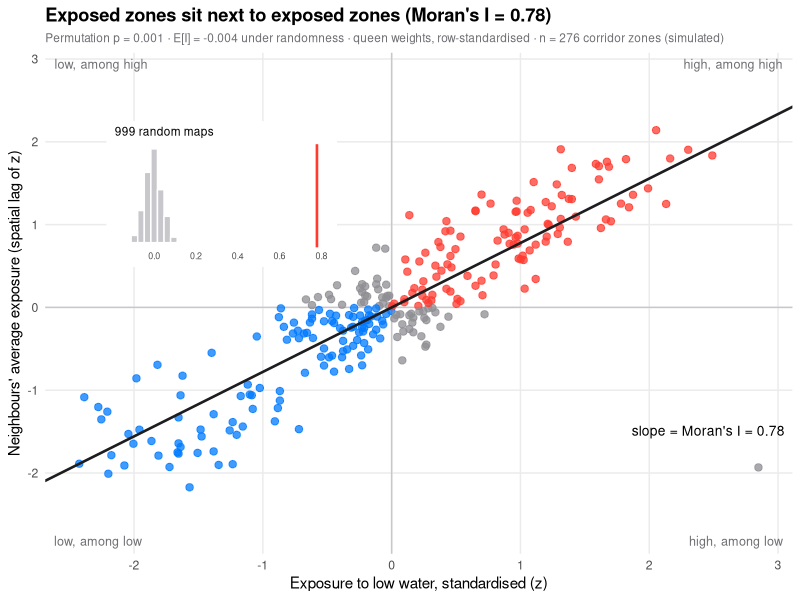

The R source for this figure:
# Moran scatterplot (global autocorrelation): the R equivalent of plot.py
# Simulated data, set in the context of the CIRANO GVCdtLab [gvcdtlab]
# R and NumPy draw different random numbers, so the values differ slightly from the Python figure.
library(sf)
library(spdep)
library(ggplot2)

set.seed(12)

# Schematic corridor: hexagonal zones within reach of the waterway, Duluth and Chicago to the Gulf
main <- rbind(c(-92.1, 46.8), c(-89.2, 48.4), c(-84.4, 46.5), c(-82.4, 44.0), c(-83.0, 42.3),
              c(-81.2, 42.2), c(-79.0, 42.9), c(-79.4, 43.6), c(-76.5, 44.2), c(-73.6, 45.5),
              c(-71.2, 46.8), c(-68.5, 48.5), c(-64.5, 49.2))
michigan <- rbind(c(-84.0, 45.6), c(-86.6, 45.4), c(-87.0, 43.5), c(-87.6, 41.9))
k <- cos(pi / 4)                                # shrink longitudes so the hexagons are regular
shrink <- function(m) cbind(m[, 1] * k, m[, 2])
water <- st_sfc(st_multilinestring(list(shrink(main), shrink(michigan))))

r <- 0.3
centres <- expand.grid(row = 0:35, col = 0:89)
centres$cx <- -66.5 + 1.5 * r * centres$col
centres$cy <- 40.5 + sqrt(3) * r * (centres$row + (centres$col %% 2) / 2)
near <- as.numeric(st_distance(st_as_sf(centres, coords = c("cx", "cy")), water)) < 0.95
centres <- centres[near, ]
hexagon <- function(cx, cy) {
  a <- seq(0, 360, 60) * pi / 180
  st_polygon(list(round(cbind(cx + r * cos(a), cy + r * sin(a)), 6)))
}
g <- st_sf(geometry = st_sfc(Map(hexagon, centres$cx, centres$cy)))
n <- nrow(g)
lon <- centres$cx / k                           # back to longitude, latitude
lat <- centres$cy

# Queen contiguity, row-standardised: the spatial lag is the average of the neighbours
w <- nb2listw(poly2nb(g, queen = TRUE), style = "W")

# Exposure to low water: high at shallow passages (Seaway, connecting channels, upper lakes),
# low in the deep tidal estuary, plus spatially smooth noise and one draft-limited harbour
bump <- function(lon0, lat0, s) exp(-((lon - lon0)^2 + (lat - lat0)^2) / (2 * s^2))
noise <- rnorm(n)
for (i in 1:2) noise <- lag.listw(w, noise)     # smooth the noise over neighbours
exposure <- 35 + 30 * bump(-74.8, 45.0, 1.6) + 22 * bump(-82.7, 42.7, 1.2) +
  20 * bump(-90.3, 47.6, 1.8) - 25 * bump(-67.0, 48.8, 2.2) + 12 * noise + rnorm(n, 0, 4)
exposure[which.min(sqrt((lon + 66.0)^2 + (lat - 49.0)^2))] <- 75      # outlier harbour
y <- round(pmin(pmax(exposure, 0), 100), 1)

# Moran's I with 999 permutations
mc <- moran.mc(y, w, nsim = 999)
I <- unname(mc$statistic)
sims <- mc$res[1:999]                           # I on the 999 shuffled maps
z <- (y - mean(y)) / sqrt(mean((y - mean(y))^2))
d <- data.frame(z = z, lag = lag.listw(w, z))   # lag: average of the neighbours' z-scores
d$quadrant <- ifelse(d$z > 0 & d$lag > 0, "high", ifelse(d$z < 0 & d$lag < 0, "low", "other"))

# Inset: reference distribution of I under spatial randomness
inset <- ggplot(data.frame(I = sims), aes(I)) +
  geom_histogram(bins = 30, fill = "#C7C7CC", colour = "white") +
  geom_vline(xintercept = I, colour = "#FF3B30", linewidth = 0.9) +
  labs(title = "999 random maps", x = NULL, y = NULL) +
  theme_minimal(base_size = 8) +
  theme(panel.grid = element_blank(), axis.text.y = element_blank(),
        plot.title = element_text(size = 8.5),
        plot.background = element_rect(fill = "white", colour = NA))

ylim <- c(-2.7, 2.8)
at <- function(lim, share) lim[1] + share * diff(lim)      # position as a share of an axis
p <- ggplot(d, aes(z, lag)) +
  geom_hline(yintercept = 0, colour = "#C7C7CC") +
  geom_vline(xintercept = 0, colour = "#C7C7CC") +
  geom_point(aes(colour = quadrant), size = 2.2, alpha = 0.75, show.legend = FALSE) +
  scale_colour_manual(values = c(high = "#FF3B30", low = "#007AFF", other = "#8E8E93")) +
  geom_abline(intercept = 0, slope = I, colour = "#1D1D1F", linewidth = 0.9) +
  annotate("text", x = c(Inf, -Inf, -Inf, Inf), y = c(Inf, -Inf, Inf, -Inf),
           label = c("high, among high", "low, among low", "low, among high", "high, among low"),
           hjust = c(1.1, -0.1, -0.1, 1.1), vjust = c(1.6, -0.8, 1.6, -0.8),
           size = 3.2, colour = "#6E6E73") +
  annotate("text", x = Inf, y = at(ylim, 0.22), hjust = 1.05, size = 3.5,
           label = sprintf("slope = Moran's I = %.2f", I)) +
  annotation_custom(ggplotGrob(inset), xmin = at(range(z), 0.04), xmax = at(range(z), 0.38),
                    ymin = at(ylim, 0.58), ymax = at(ylim, 0.90)) +
  coord_cartesian(ylim = ylim) +
  labs(title = sprintf("Exposed zones sit next to exposed zones (Moran's I = %.2f)", I),
       subtitle = sprintf(paste("Permutation p = %.3f · E[I] = %.3f under randomness ·",
                                "queen weights, row-standardised · n = %d corridor zones (simulated)"),
                          mc$p.value, -1 / (n - 1), n),
       x = "Exposure to low water, standardised (z)",
       y = "Neighbours' average exposure (spatial lag of z)") +
  theme_minimal(base_size = 11) +
  theme(plot.title = element_text(face = "bold"),
        plot.subtitle = element_text(size = 8.5, colour = "#6E6E73"),
        panel.grid.minor = element_blank())
print(p)
